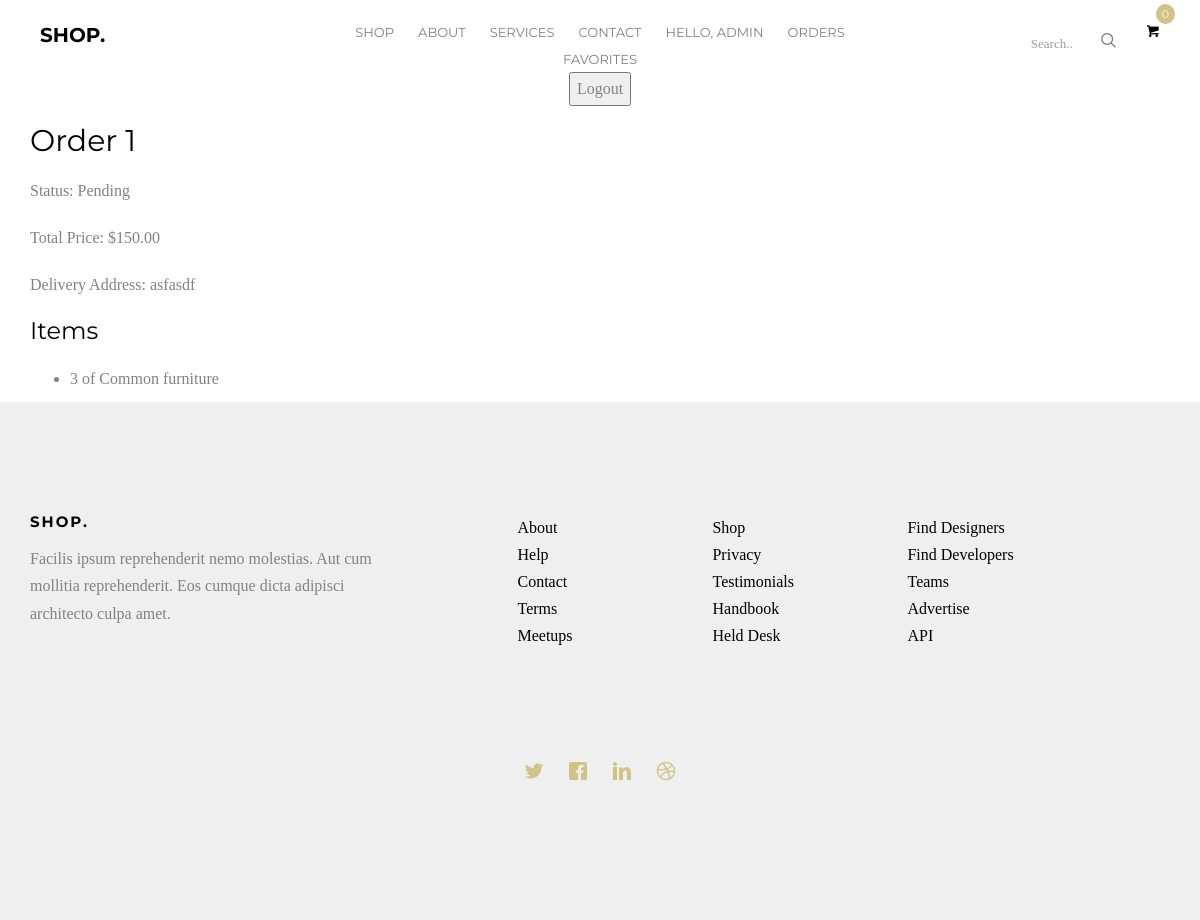
Page /orders/1/ (signed in) on the committed database.
### orders/models.py (models this page shows, shortened)
class Order(models.Model):
    STATUS_CHOICES = [
        ('pending', 'Pending'),
        ('processing', 'Processing'),
        ('shipped', 'Shipped'),
        ('delivered', 'Delivered'),
        ('canceled', 'Canceled'),
    ]
    user = models.ForeignKey(settings.AUTH_USER_MODEL, on_delete=models.CASCADE)
    status = models.CharField(max_length=10, choices=STATUS_CHOICES, default='pending')
    total_price = models.DecimalField(max_digits=10, decimal_places=2, default=0.00)
    delivery_address = models.TextField(blank=True, null=True)
    created_at = models.DateTimeField(auto_now_add=True)
    updated_at = models.DateTimeField(auto_now=True)

class OrderItem(models.Model):
    order = models.ForeignKey(Order, on_delete=models.CASCADE)
    product = models.ForeignKey(Aproduct, on_delete=models.CASCADE)
    quantity = models.PositiveIntegerField(default=1)

### goods/models.py (models this page shows, shortened)
class Aproduct(models.Model):
    title = models.CharField(max_length=200)
    price = models.FloatField()
    description = models.TextField()
    image = models.ForeignKey("main.Media", on_delete=models.CASCADE, related_name="product_image")
    specifications = RichTextField(blank=True)
    discount = models.DecimalField(default=0.00, max_digits=7, decimal_places=2, verbose_name='Discount %')
    slug = models.SlugField(max_length=200, unique=True, blank=True, null=True, verbose_name='URL')

### orders/views.py (the view)
# urls.py: path('<int:order_id>/', order_detail, name='order_detail'),
@login_required
def order_detail(request, order_id):
    order = get_object_or_404(Order, id=order_id)
    return render(request, 'orders/order_detail.html', {'order': order})

### orders/templates/orders/order_detail.html
{% extends "base.html" %}
{% load static %}
{% block content %}
<div class="container">
    <h2>Order {{ order.id }}</h2>
    <p>Status: {{ order.get_status_display }}</p>
    <p>Total Price: ${{ order.total_price }}</p>
    <p>Delivery Address: {{ order.delivery_address }}</p>
    <h3>Items</h3>
    <ul>
        {% for item in order.orderitem_set.all %}
        <li>{{ item.quantity }} of {{ item.product.title }}</li>
        {% endfor %}
    </ul>
</div>
{% endblock %}

### templates/base.html (shortened to what this page needs)
{% load static %}
<!DOCTYPE HTML>
<html>
    <head>
        <link rel="stylesheet" href="{% static "css/animate.css" %}">
        <link rel="stylesheet" href="{% static "css/icomoon.css" %}">
        <link rel="stylesheet" href="{% static "css/bootstrap.css" %}">
        <link rel="stylesheet" href="{% static "css/flexslider.css" %}">
        <link rel="stylesheet" href="{% static "css/owl.carousel.min.css" %}">
        <link rel="stylesheet" href="{% static "css/owl.theme.default.min.css" %}">
        <link rel="stylesheet" href="{% static "css/style.css" %}">
    </head>
    <body>
    <div id="page">
        <nav class="fh5co-nav" role="navigation">
            <div class="container">
                <div class="row">
                    <div class="col-md-3 col-xs-2">
                        <div id="fh5co-logo"><a href="{% url 'index' %}">Shop.</a></div>
                    </div>
                    <div class="col-md-6 col-xs-6 text-center menu-1">
                        <ul>
                            <li><a href="{% url 'products' %}">Shop</a></li>
                            <li><a href="{% url 'about' %}">About</a></li>
                            <li><a href="{% url 'services' %}">Services</a></li>
                            <li><a href="{% url 'contact' %}">Contact</a></li>
                            {% if user.is_authenticated %}
                                <li><a href="#">Hello, {{ user.username }}</a></li>
                                <li><a href="{% url "order_list" %}">Orders</a></li>
                                <li><a href="{% url "favorite_page" %}">Favorites</a></li>
                                <form action="{% url 'logout' %}" method="post">
                                    <button type="submit">Logout</button>
                                </form>
                            {% else %}
                                <li><a href="{% url 'registration' %}">Sign up</a></li>
                                <li><a href="{% url 'login' %}">Log in</a></li>
                            {% endif %}
                        </ul>
                    </div>
                    <div class="col-md-3 col-xs-4 text-right hidden-xs menu-2">
                        <ul>
                            <li class="search">
                                <form method="GET" action="{% url 'search' %}">
                                    <div class="input-group">
                                        <input type="text" name="query" placeholder="Search.." class="form-control">
                                        <span class="input-group-btn">
                                            <button class="btn btn-primary" type="submit"><i class="icon-search"></i></button>
                                        </span>
                                    </div>
                                </form>
                            </li>
                            <li class="shopping-cart"><a href="{% url "cart" %}" class="cart"><span><small>0</small><i class="icon-shopping-cart"></i></span></a></li>
                        </ul>
                    </div>
                </div>
            </div>
        </nav>
        {% block content %}{% endblock content %}
        <footer id="fh5co-footer" role="contentinfo">
            <div class="container">
                <div class="row row-pb-md">
                    <div class="col-md-4 fh5co-widget">
                        <h3>Shop.</h3>
                        <p>Facilis ipsum reprehenderit nemo molestias. Aut cum mollitia reprehenderit. Eos cumque dicta adipisci architecto culpa amet.</p>
                    </div>
                    <div class="col-md-2 col-sm-4 col-xs-6 col-md-push-1">
                        <ul class="fh5co-footer-links">
                            <li><a href="#">About</a></li>
                            <li><a href="#">Help</a></li>
                            <li><a href="#">Contact</a></li>
                            <li><a href="#">Terms</a></li>
                            <li><a href="#">Meetups</a></li>
                        </ul>
                    </div>
                    <div class="col-md-2 col-sm-4 col-xs-6 col-md-push-1">
                        <ul class="fh5co-footer-links">
                            <li><a href="#">Shop</a></li>
                            <li><a href="#">Privacy</a></li>
                            <li><a href="#">Testimonials</a></li>
                            <li><a href="#">Handbook</a></li>
                            <li><a href="#">Held Desk</a></li>
                        </ul>
                    </div>
                    <div class="col-md-2 col-sm-4 col-xs-6 col-md-push-1">
                        <ul class="fh5co-footer-links">
                            <li><a href="#">Find Designers</a></li>
                            <li><a href="#">Find Developers</a></li>
                            <li><a href="#">Teams</a></li>
                            <li><a href="#">Advertise</a></li>
                            <li><a href="#">API</a></li>
                        </ul>
                    </div>
                </div>
                <div class="row copyright">
                    <div class="col-md-12 text-center">
                        <p>
                            <ul class="fh5co-social-icons">
                                <li><a href="#"><i class="icon-twitter"></i></a></li>
                                <li><a href="#"><i class="icon-facebook"></i></a></li>
                                <li><a href="#"><i class="icon-linkedin"></i></a></li>
                                <li><a href="#"><i class="icon-dribbble"></i></a></li>
                            </ul>
                        </p>
                    </div>
                </div>
            </div>
        </footer>
    </div>
    </body>
</html>

### static/css/icomoon.css (style rules this page uses)
[class^="icon-"], [class*=" icon-"] { font-family: 'icomoon' !important; speak: none; font-style: normal; font-weight: normal; font-variant: normal; text-transform: none; line-height: 1; -webkit-font-smoothing: antialiased; -moz-osx-font-smoothing: grayscale; }
.icon-search:before { content: "\e036"; }
.icon-shopping-cart:before { content: "\ea13"; }
.icon-dribbble:before { content: "\ea65"; }
.icon-facebook:before { content: "\ea67"; }
.icon-linkedin:before { content: "\ea73"; }
.icon-twitter:before { content: "\ea7c"; }

### rows in the picture
Order: id "1", status "Pending", total_price "150.00", delivery_address "asfasdf"
OrderItem: quantity "3", product "Common furniture"

### other values in the picture
{{ user.username }} "ADMIN"
